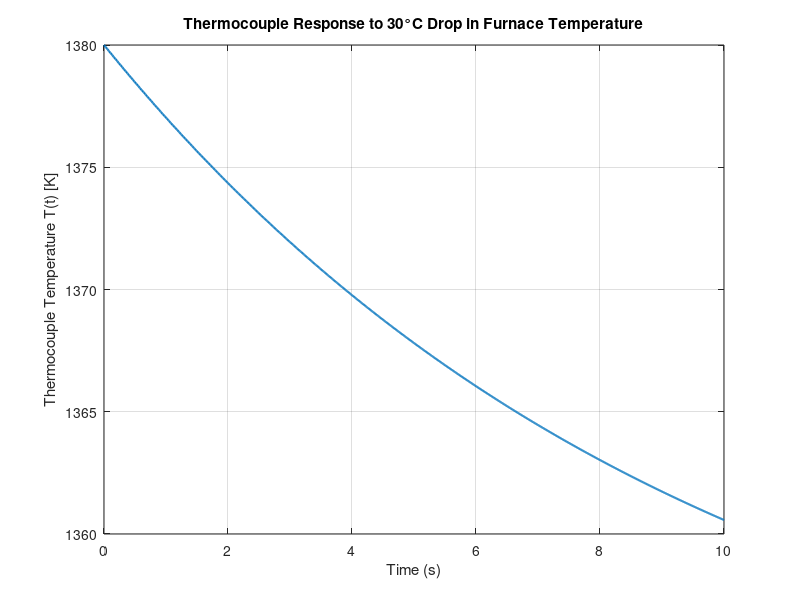
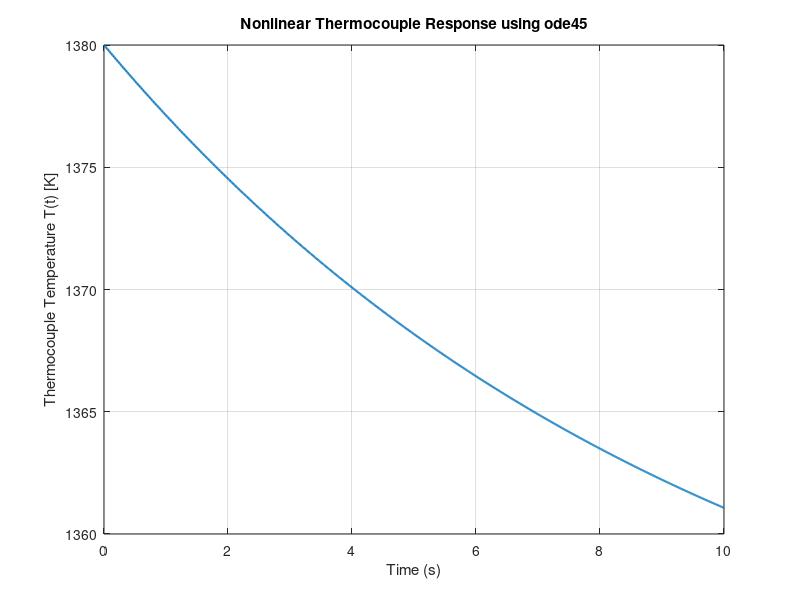
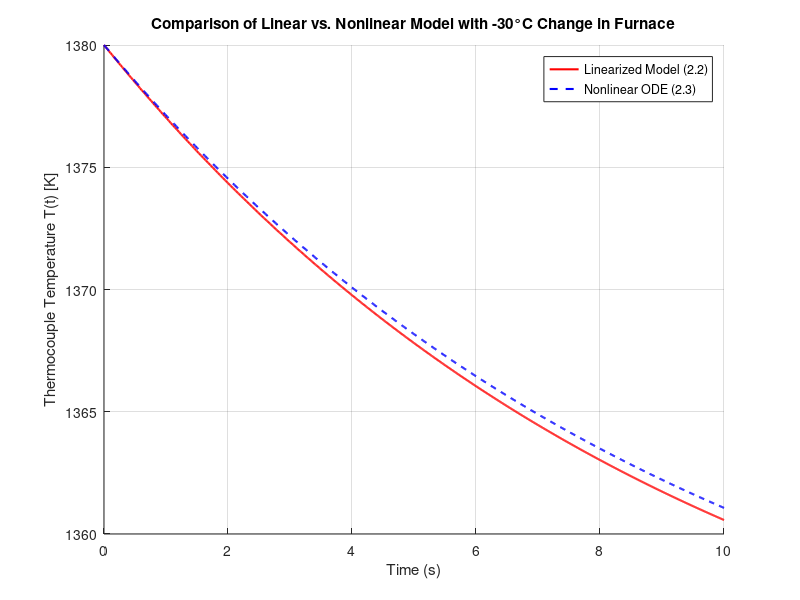
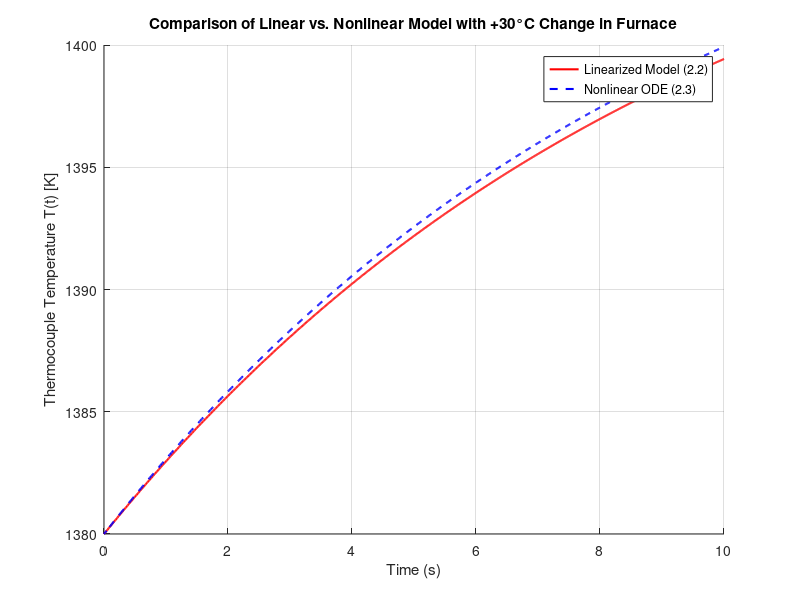

Here is the MATLAB script that generated these plots, in order:
%% 2.2
% Params
T_steady = 1380;
TF_steady = 1380;
A = 1e-5;
m = 0.1;
cp = 0.4;
epsilon = 0.7;
sigma = 5.669e-8;

t = 0:0.01:10;

s = tf('s');
G = ((4*epsilon*A*sigma*TF_steady^3) / (m*cp)) / (s + (4*epsilon*A*sigma*T_steady^3) / (m*cp));

% Compute step response
T_response = -30 * step(G, t); % -30 is the 30°C temp. drop

% Add initial steady-state temperature (T_s) since T_response is for
% change in T
T_final = T_steady + T_response;

% Plot
figure;
plot(t, T_final, 'LineWidth', 1.5);
xlabel('Time (s)');
ylabel('Thermocouple Temperature T(t) [K]');
title('Thermocouple Response to 30°C Drop in Furnace Temperature');
grid on;
saveas(gcf, 'Figures/figure2-2.png');

% Display temperature after 10 seconds
T_10s = T_final(end);
fprintf('Temperature after 10 seconds: %.2f K\n', T_10s);


%% 2.3
% Params
A = 1e-5;
m = 0.1;
cp = 0.4;
epsilon = 0.7;
sigma = 5.669e-8;

% initial conditions
T0 = 1380; % initial temperature in K
TF_new = 1380 - 30; % furnace temperature after 30°C drop (same difference in Kelvin)

tspan = 0:0.01:10;

odefun = @(t, T) (epsilon * A * sigma * (TF_new^4 - T^4)) / (m * cp);

[t, T] = ode45(odefun, tspan, T0);

% Plot
figure;
plot(t, T, 'LineWidth', 1.5);
xlabel('Time (s)');
ylabel('Thermocouple Temperature T(t) [K]');
title('Nonlinear Thermocouple Response using ode45');
grid on;
saveas(gcf, 'Figures/figure2-3.png');

% Display temperature after 10 seconds
T_10s = T(end);
fprintf('Temperature after 10 seconds: %.2f K\n', T_10s);

%% 2.4
% Params
T_steady = 1380;
TF_steady = 1380;
A = 1e-5;
m = 0.1;
cp = 0.4;
epsilon = 0.7;
sigma = 5.669e-8;

tspan = 0:0.01:10;


% THE -30°C RESPONSE
delta_TF = -30;

% from 2.2: linearized transfer function model
s = tf('s');
G = ((4*epsilon*A*sigma*TF_steady^3) / (m*cp)) / (s + (4*epsilon*A*sigma*T_steady^3) / (m*cp));

T_linear_temp_down = delta_TF * step(G, tspan);
T_linear_temp_down = T_steady + T_linear_temp_down;

% from 2.3: nonlinear ODE model
% initial conditions
T0 = 1380;
TF_new = 1380 + delta_TF;

odefun = @(t, T) (epsilon * A * sigma * (TF_new^4 - T^4)) / (m * cp);
[~, T_nonlinear_temp_down] = ode45(odefun, tspan, T0);


% THE 30°C RESPONSE
delta_TF = 30;
% from 2.2: linearized transfer function model
s = tf('s');
G = ((4*epsilon*A*sigma*TF_steady^3) / (m*cp)) / (s + (4*epsilon*A*sigma*T_steady^3) / (m*cp));

T_linear_temp_up = delta_TF * step(G, tspan);
T_linear_temp_up = T_steady + T_linear_temp_up;

% from 2.3: nonlinear ODE model
% initial conditions
T0 = 1380;
TF_new = 1380 + delta_TF;

odefun = @(t, T) (epsilon * A * sigma * (TF_new^4 - T^4)) / (m * cp);
[~, T_nonlinear_temp_up] = ode45(odefun, tspan, T0);


% Plot comparaison
figure;
hold on;
plot(tspan, T_linear_temp_down, 'r', 'LineWidth', 1.5);
plot(tspan, T_nonlinear_temp_down, 'b--', 'LineWidth', 1.5);
xlabel('Time (s)');
ylabel('Thermocouple Temperature T(t) [K]');
title('Comparison of Linear vs. Nonlinear Model with -30°C Change in Furnace');
legend('Linearized Model (2.2)', 'Nonlinear ODE (2.3)');
hold off;
grid on;
saveas(gcf, 'Figures/figure2-4a.png');

% Plot comparaison
figure;
hold on;
plot(tspan, T_linear_temp_up, 'r', 'LineWidth', 1.5);
plot(tspan, T_nonlinear_temp_up, 'b--', 'LineWidth', 1.5);
xlabel('Time (s)');
ylabel('Thermocouple Temperature T(t) [K]');
title('Comparison of Linear vs. Nonlinear Model with +30°C Change in Furnace');
legend('Linearized Model (2.2)', 'Nonlinear ODE (2.3)');
hold off;
grid on;
saveas(gcf, 'Figures/figure2-4b.png');

%% 2.5
% Params
T_steady = 1380;
TF_steady = 1380;
A = 1e-5;
m = 0.1;
cp = 0.4;
epsilon = 0.7;
sigma = 5.669e-8;

t = 0:0.01:10;

% Furnace Temperature Response (T_F)
% math is in the doc
T_F = 20 * (1 - exp(-t));

s = tf('s');

% T(s)/T_F(s)
G_thermocouple = ((4*epsilon*A*sigma*TF_steady^3) / (m*cp)) / (s + (4*epsilon*A*sigma*T_steady^3) / (m*cp));

% T_F(s)/Q(s)
G_furnace = 1 / (s + 1);

% Multiply to get T(s)/Q(s)
G_total = G_thermocouple * G_furnace;
T_measured = 20 * step(G_total, t);


% Plot results
figure;
hold on;
plot(t, T_F + 1380, 'r', 'LineWidth', 1.5);
plot(t, T_measured + 1380, 'b--', 'LineWidth', 1.5);
xlabel('Time (s)');
ylabel('Temperature (K)');
title('Furnace Temperature vs. Measured Thermocouple Response');
legend('Actual Furnace Temperature T_F(t)', 'Measured Thermocouple Temperature T(t)');
hold off;
grid on;
saveas(gcf, 'Figures/figure2-5.png');
